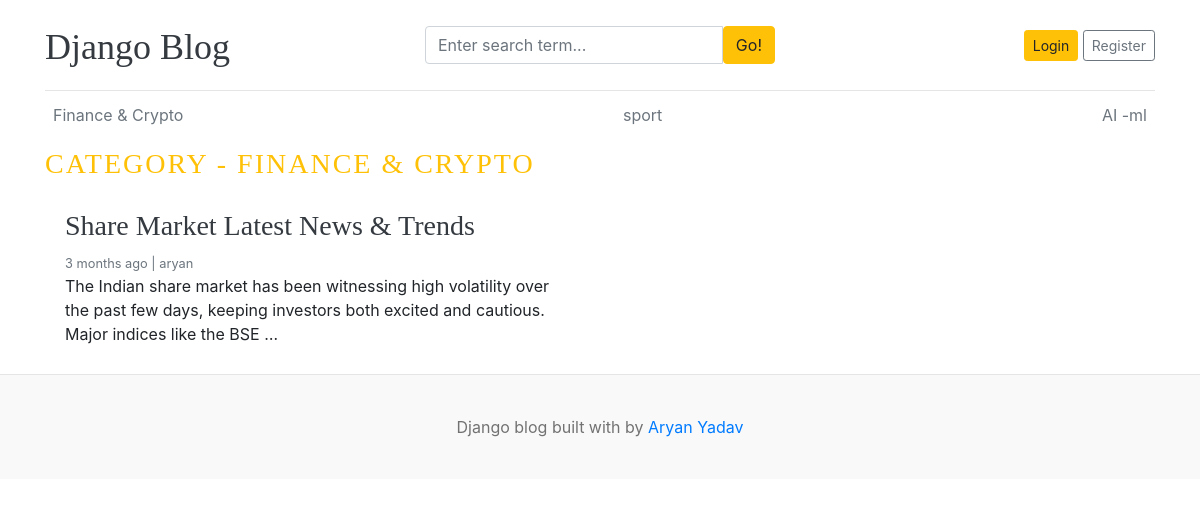
Page /category/11/ on the committed database.
### blogs/models.py (models this page shows, shortened)
class Category(models.Model):
    category_name   = models.CharField(max_length = 50,unique = True)
    author = models.ForeignKey(User, on_delete=models.CASCADE, null=True, blank=True)
    created_at = models.DateTimeField(auto_now_add = True)
    updated_at = models.DateTimeField(auto_now = True)
    class Meta:
        verbose_name_plural = 'categories'
    def __str__(self):
        return self.category_name

class Blog(models.Model):
    title = models.CharField(max_length = 100)
    slug = models.SlugField(max_length=150,unique = True,blank = True)
    category = models.ForeignKey(Category,on_delete = models.CASCADE)
    author = models.ForeignKey(User,on_delete = models.CASCADE)
    featured_image = models.ImageField(upload_to='upload/%Y/%M/%d')
    short_description = models.TextField(max_length = 500)
    blog_body = models.TextField(max_length = 2000)
    status = models.CharField(max_length = 20 ,choices = STATUS_CHOICES,default = 'Draft')
    is_featured = models.BooleanField(default = False)
    created_at = models.DateTimeField(auto_now_add = True)
    updated_at = models.DateTimeField(auto_now = True)

### blogs/views.py (the view)
# urls.py: path('<int:category_id>/',views.posts_by_category,name = 'posts_by_category'),
def posts_by_category(request, category_id):
    posts = Blog.objects.filter(status="Published", category=category_id)
    category = Category.objects.get(pk= category_id)
    context = {
        "posts": posts,
        'category':category,
    }
    return render(request, "posts_by_category.html", context)

### blogs/context_processors.py (called while the page is built)
def get_categories(request):
    categories = Category.objects.all()
    return dict(categories = categories)

def get_social_links(request):
    social_links  = SocialLink.objects.all()
    return dict(social_links = social_links)

### templates/posts_by_category.html
{% extends 'base.html' %}
{% block content %}
  <h3 class="text-uppercase text-warning" style="letter-spacing: 2px;">Category - {{ category }}</h3>
  <div class="row mb-2">
    {% if posts %}
    {% for post in posts %}
    <div class="col-md-6">
      <div class="card border-0" >
        <div class="card-body">
          <h3><a href="{% url 'blogs' post.slug  %}" class="text-dark">{{ post.title }}</a></h3>
          <small class="mb-1 text-muted">{{ post.created_at | timesince }} ago | {{ post.author }}</small>
          <p class="card-text">{{ post.short_description | truncatewords:25 }}</p>
        </div>
      </div>
    </div>
    {% endfor %}
    {% else %}
    <p>No posts found</p>
    {% endif %}
  </div>
</div>
{% endblock %}

### templates/base.html (shortened to what this page needs)
{% load static %}
<!DOCTYPE html>
<html lang="en">
<head>
    <link href="https://getbootstrap.com/docs/4.0/dist/css/bootstrap.min.css" rel="stylesheet">
    <link href="{% static 'css/blog.css' %}" rel="stylesheet">
    <link rel="stylesheet" href="https://cdnjs.cloudflare.com/ajax/libs/font-awesome/4.7.0/css/font-awesome.min.css">
  </head>
<body>
    <div class="container">
      <header class="blog-header py-3">
        <div class="row flex-nowrap justify-content-between align-items-center">
          <div class="col-4 pt-1">
            <a class="blog-header-logo text-dark" href="/">Django Blog</a>
          </div>
          <div class="col-4">
            <form action="{% url 'search' %}" method="GET">
              <div class="input-group">
                <input class="form-control" type="text" name="keyword" value="{{ keyword }}" placeholder="Enter search term..." aria-label="Enter search term..." aria-describedby="button-search" />
                <button type="submit" class="btn btn-warning" id="button-search" type="button">Go!</button>
            </div>
            </form>
          </div>
          <div class="col-4 d-flex justify-content-end align-items-center">
            {% if not user.is_authenticated %}
            <a class="btn btn-sm btn-warning" href="{% url 'login' %}">Login</a> &nbsp;
            <a class="btn btn-sm btn-outline-secondary" href="{% url 'register' %}">Register</a>
            {% else %}
            <span><a href="{% url 'dashboard' %}">Dashboard</a></span>
            &emsp;
            <span><a href="{% url 'logout' %}">Logout</a></span>
            {% endif %}
          </div>
        </div>
      </header>
      <div class="nav-scroller py-1 mb-2">
        <nav class="nav d-flex justify-content-between">
          {% for cat in categories %}
          <a class="p-2 text-muted" href="{% url 'posts_by_category' cat.id %}">{{ cat.category_name }}</a>
          {% endfor %}
        </nav>
      </div>
{% block content %}
{% endblock %}
<footer class="blog-footer">
    <p>Django blog built with  by <a href="#">Aryan Yadav </a></p>
  </footer>
  </body>
  </html>

### blog_main/static/css/blog.css (style rules this page uses)
.blog-header { border-bottom: 1px solid #e5e5e5; }
.blog-header-logo { font-family: "Playfair Display", Georgia, "Times New Roman", serif; font-size: 2.25rem; }
h1, h2, h3, h4, h5, h6 { font-family: "Playfair Display", Georgia, "Times New Roman", serif; }
.blog-footer { padding: 2.5rem 0; color: #727272; text-align: center; background-color: #f9f9f9; border-top: .05rem solid #e5e5e5; }
.blog-footer p:last-child { margin-bottom: 0; }

### rows in the picture
Category: category_name "Finance & Crypto", category_name "FINANCE & CRYPTO"
Category: category_name "sport"
Category: category_name "AI -ml"
Blog: title "Share Market Latest News & Trends", created_at "3 months", author "aryan", short_description "The Indian share market has been witnessing high volatility over the past few days, keeping investors both excited and cautious. Major indices like the BSE …"
